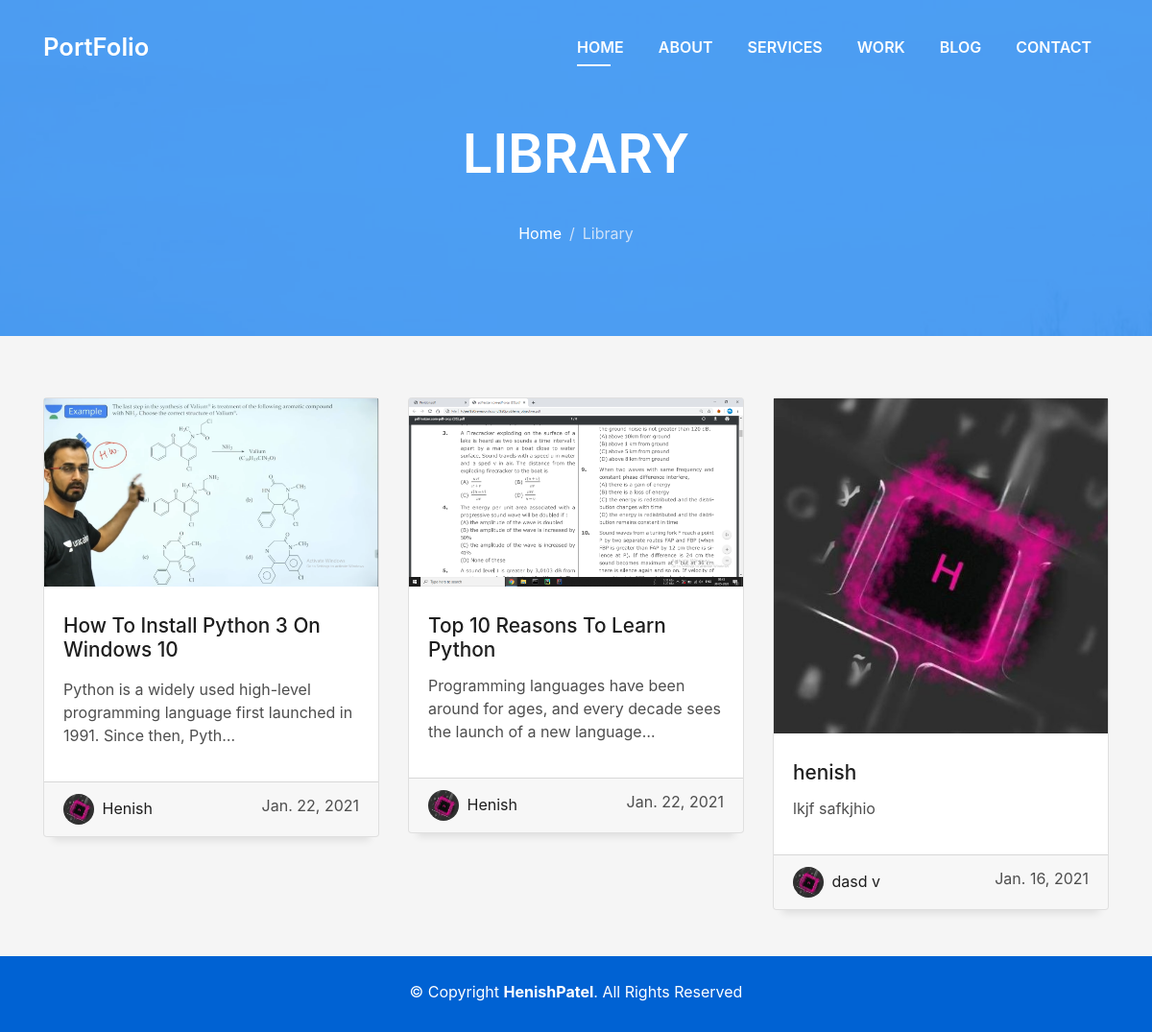
/library/, run on the app's committed database.
### blog/models.py (models this page shows, shortened)
class BlogPage(models.Model):
    title = models.CharField(max_length=100)
    content = models.TextField()
    pub_date = models.DateTimeField(timezone.now())
    author = models.CharField(max_length=50)
    image = models.ImageField(upload_to='images/')

### mainpage/models.py (models this page shows, shortened)
class Detail(models.Model):
    name = models.CharField(max_length=30)
    description = models.CharField(max_length=350)
    background_photo = models.ImageField(upload_to='profile/')
    profile_photo = models.ImageField(upload_to='profile/')
    post = models.CharField(max_length=100)
    email = models.EmailField()
    phone = models.CharField(max_length=20)
    skill = models.CharField(max_length=2500)
    about_me = models.TextField()
    services = models.TextField()
    complete_work = models.CharField(max_length=5)
    years_experiance = models.CharField(max_length=2)
    certificates = models.CharField(max_length=4)
    award_won = models.CharField(max_length=3)
    address = models.CharField(max_length=100)
    facebook = models.URLField()
    instagram = models.URLField()
    github = models.URLField()
    whatsapp = models.URLField()

### blog/views.py (the view)
# urls.py: path('library/', all_blogs, name='library'),
def all_blogs(request):
    blogp = models.BlogPage.objects.order_by('-pub_date')
    infor = Detail.objects.first()
    return render(request, 'blog/allblogs.html', {'blog': blogp,
    'infor': infor,})

### mainpage/templates/blog/allblogs.html (shortened to what this page needs)
<!DOCTYPE html>
<html lang="en">
	<head>
	</head>
	<body id="page-top">
		{% load static %}
		<link
			href="{% static 'mainpage/assets/vendor/bootstrap/css/bootstrap.min.css' %}"
			rel="stylesheet"
		/>
		<link
			href="{% static 'mainpage/assets/vendor/font-awesome/css/font-awesome.min.css' %}"
			rel="stylesheet"
		/>
		<link
			href="{% static 'mainpage/assets/vendor/ionicons/css/ionicons.min.css' %}"
			rel="stylesheet"
		/>
		<link
			href="{% static 'mainpage/assets/vendor/owl.carousel/assets/owl.carousel.min.css' %}"
			rel="stylesheet"
		/>
		<link
			href="{% static 'mainpage/assets/vendor/venobox/venobox.css' %}"
			rel="stylesheet"
		/>
		<link
			href="{% static 'mainpage/assets/css/style.css' %}"
			rel="stylesheet"
		/>
		<nav
			class="navbar navbar-b navbar-trans navbar-expand-md fixed-top"
			id="mainNav"
		>
			<div class="container">
				<a class="navbar-brand js-scroll" href="#page-top">PortFolio</a>
				<div
					class="navbar-collapse collapse justify-content-end"
					id="navbarDefault"
				>
					<ul class="navbar-nav">
						<li class="nav-item">
							<a class="nav-link js-scroll active" href="{% url 'henish' %}"
								>Home</a
							>
						</li>
						<li class="nav-item">
							<a class="nav-link js-scroll" href="#about">About</a>
						</li>
						<li class="nav-item">
							<a class="nav-link js-scroll" href="#service">Services</a>
						</li>
						<li class="nav-item">
							<a class="nav-link js-scroll" href="#work">Work</a>
						</li>
						<li class="nav-item">
							<a class="nav-link js-scroll" href="#blog">Blog</a>
						</li>
						<li class="nav-item">
							<a class="nav-link js-scroll" href="#contact">Contact</a>
						</li>
					</ul>
				</div>
			</div>
		</nav>
		<div
			class="intro intro-single route bg-image"
			style="
				background-image: url({%static 'mainpage/assets/img/overlay-bg.jpg'%});
			"
		>
			<div class="overlay-mf"></div>
			<div class="intro-content display-table">
				<div class="table-cell">
					<div class="container">
						<h2 class="intro-title mb-4">Library</h2>
						<ol class="breadcrumb d-flex justify-content-center">
							<li class="breadcrumb-item">
								<a href="{% url 'henish' %}">Home</a>
							</li>
							<li class="breadcrumb-item active">Library</li>
						</ol>
					</div>
				</div>
			</div>
		</div>
		<main id="main">
			<section id="blog" class="blog-mf sect-pt4 route">
				<div class="container">
					<div class="row">
						{% if blog %} {% for bl in blog %}
						<div class="col-md-4">
							<div class="card card-blog">
								<div class="card-img">
									<a href="{% url 'blog:blogsingle' bl.id %}"
										><img
											src="/media/{{ bl.image }}"
											alt=""
											class="img-fluid"
									/></a>
								</div>
								<div class="card-body">
									<h3 class="card-title">
										<a href="{% url 'blog:blogsingle' bl.id %}"
											>{{ bl.title }}</a
										>
									</h3>
									<p class="card-description">
										{{ bl.content|safe|truncatechars:100 }}
									</p>
								</div>
								<div class="card-footer">
									<div class="post-author">
										<a href="{% url 'blog:blogsingle' bl.id %}">
											<img
												src="../media/{{ infor.profile_photo }}"
												alt=""
												class="avatar rounded-circle"
											/>
											<span class="author">{{ bl.author }}</span>
										</a>
									</div>
									<div class="post-date">{{ bl.pub_date.date }}</div>
								</div>
							</div>
						</div>
						{% endfor %} {% else %}
						<h6 style="font-size: large; text-align: center">
							There are Zero Blog in Database.
						</h6>
						{% endif %}
					</div>
				</div>
			</section>
		</main>
		<footer>
			<div class="container">
				<div class="row">
					<div class="col-sm-12">
						<div class="copyright-box">
							<p class="copyright">
								&copy; Copyright <strong>HenishPatel</strong>. All Rights
								Reserved
							</p>
						</div>
					</div>
				</div>
			</div>
		</footer>
	</body>
</html>

### mainpage/static/mainpage/assets/css/style.css (style rules this page uses)
body { background-color: #f5f5f5; color: #4e4e4e; }
h1, h2, h3, h4, h5, h6 { color: #1e1e1e; }
a { color: #1e1e1e; transition: all 0.5s ease-in-out; }
.box-shadow, .paralax-mf, .service-box, .work-box, .card-blog { box-shadow: 0 13px 8px -10px rgba(0, 0, 0, 0.1); }
.avatar { width: 32px; height: 32px; margin-right: 4px; overflow: hidden; }
.bg-image { background-repeat: no-repeat; background-attachment: fixed; background-size: cover; background-position: center center; }
.overlay-mf { background-color: #0078ff; }
.overlay-mf { position: absolute; top: 0; left: 0px; padding: 0; height: 100%; width: 100%; opacity: .7; }
.display-table { width: 100%; height: 100%; display: table; }
.table-cell { display: table-cell; vertical-align: middle; }
.sect-pt4 { padding-top: 4rem; }
.navbar-b { transition: all .5s ease-in-out; background-color: transparent; padding-top: 1.563rem; padding-bottom: 1.563rem; }
.navbar-b.navbar-trans .nav-item, .navbar-b.navbar-reduce .nav-item { position: relative; padding-right: 10px; padding-left: 0; }
@media (min-width: 768px) { .navbar-b.navbar-trans .nav-item, .navbar-b.navbar-reduce .nav-item { padding-left: 10px; } }
.navbar-b.navbar-trans .nav-link, .navbar-b.navbar-reduce .nav-link { color: #fff; text-transform: uppercase; font-weight: 600; }
.navbar-b.navbar-trans .nav-link:before, .navbar-b.navbar-reduce .nav-link:before { content: ''; position: absolute; margin-left: 0px; width: 0%; bottom: 0; left: 0; height: 2px; transition: all 500ms ease; }
@media (min-width: 768px) { .navbar-b.navbar-trans .nav-link:before, .navbar-b.navbar-reduce .nav-link:before { margin-left: 18px; } }
.navbar-b.navbar-trans .show > .nav-link:before, .navbar-b.navbar-trans .active > .nav-link:before, .navbar-b.navbar-trans .nav-link.show:before, .navbar-b.navbar-trans .nav-link.active:before, .navbar-b.navbar-reduce .show > .nav-link:before, .navbar-b.navbar-reduce .active > .nav-link:before, .navbar-b.navbar-reduce .nav-link.show:before, .navbar-b.navbar-reduce .nav-link.active:before { width: 35px; }
.navbar-b.navbar-trans .nav-link:before { background-color: #fff; }
.navbar-b.navbar-trans .show > .nav-link, .navbar-b.navbar-trans .active > .nav-link, .navbar-b.navbar-trans .nav-link.show, .navbar-b.navbar-trans .nav-link.active { color: #fff; }
.navbar-b .navbar-brand { color: #fff; font-size: 1.6rem; font-weight: 600; }
.intro { height: 100vh; position: relative; color: #fff; }
.intro .intro-content { text-align: center; position: absolute; }
.intro .intro-title { color: #fff; font-weight: 600; font-size: 3rem; }
@media (min-width: 768px) { .intro .intro-title { font-size: 4.5rem; } }
.intro-single { height: 350px; }
.intro-single .intro-content { margin-top: 30px; }
.intro-single .intro-title { text-transform: uppercase; font-size: 3rem; }
@media (min-width: 768px) { .intro-single .intro-title { font-size: 3.5rem; } }
.intro-single .breadcrumb { background-color: transparent; color: #0078ff; }
.intro-single .breadcrumb .breadcrumb-item:before { color: #cde1f8; }
.intro-single .breadcrumb .breadcrumb-item.active { color: #cde1f8; }
.intro-single .breadcrumb a { color: #fff; }
@media (min-width: 767px) { .card-blog { margin-bottom: 3rem; } }
.card-blog .card-body { position: relative; }
.card-blog .card-title { font-size: 1.3rem; margin-top: .6rem; }
.card-blog .card-description { color: #4e4e4e; }
.card-blog .post-author { display: inline-block; }
.card-blog .post-date { color: #4e4e4e; display: inline-block; float: right; }
footer { text-align: center; color: #fff; padding: 25px 0; background: #0062d3; }
footer .copyright { margin-bottom: .3rem; }

### data on the page
BlogPage: image (picture), title "How To Install Python 3 On Windows 10", content "Python is a widely used high-level programming language first launched in 1991. Since then, Pyth…", profile_photo (picture), author "Henish", pub_date "Jan. 22, 2021"
BlogPage: image (picture), title "Top 10 Reasons To Learn Python", content "Programming languages have been around for ages, and every decade sees the launch of a new language…", profile_photo (picture), author "Henish", pub_date "Jan. 22, 2021"
BlogPage: image (picture), title "henish", content "lkjf safkjhio", profile_photo (picture), author "dasd v", pub_date "Jan. 16, 2021"
